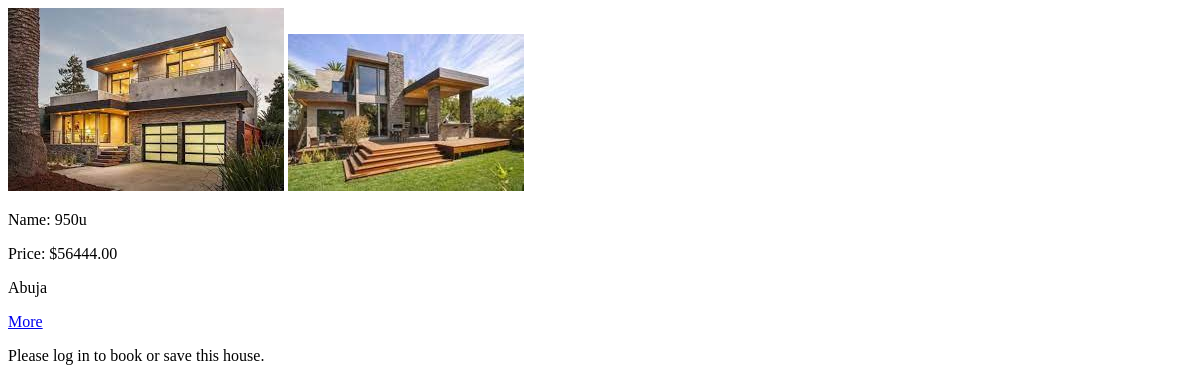
The app's page /airbnb/, older data.
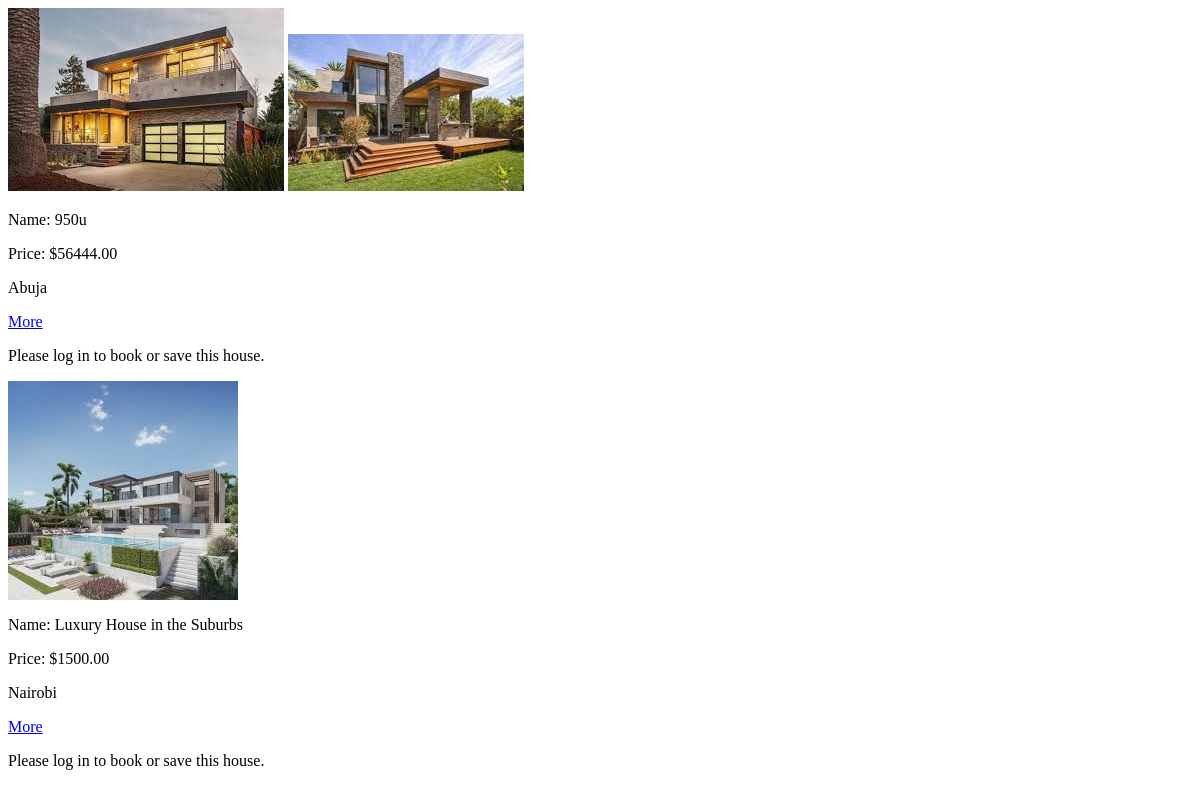
The same page, newer data.
### airbnb/models.py (models this page shows, shortened)
class Images(models.Model):
    image = models.ImageField(upload_to=house_directory_path)
    house = models.ForeignKey(AirbnbHouse,on_delete=models.CASCADE, related_name='images')
    is_primary = models.BooleanField(default=False)
    position = models.PositiveIntegerField(default=0)
    class Meta:
        ordering = ['position']

class AirbnbHouse(models.Model):
    FURNISHING_STYLES = [
        ('Fully_Furnished', 'Fully Furnished'),
        ('Semi_Furnished', 'Semi Furnished'),
    ]
    BEDROOM_TYPES = [
        ('1_bedroom', '1 Bedroom'),
        ('2_bedroom', '2 Bedroom'),
        ('3_bedroom', '3 Bedroom'),
        ('4_bedroom', '4 Bedroom'),
        ('5_bedroom', '5 Bedroom'),
        ('bedsitter', 'Bedsitter'),
        ('other', 'Other'),
    ]
    BATHROOM_TYPES = [
        ('1_bathroom', '1 Bathroom'),
        ('2_bathroom', '2 Bathroom'),
        ('3_bathroom', '3 Bathroom'),
        ('4_bathroom', '4 Bathroom'),
        ('all_ensuite', 'All Ensuite'),
        ('other', 'Other'),
    ]
    name = models.CharField(max_length=200)
    host = models.ForeignKey(settings.AUTH_USER_MODEL, on_delete=models.CASCADE, related_name='airbnb_houses')
    description = models.TextField()
    price = models.DecimalField(max_digits=10, decimal_places=2)
    furnishing_style = models.CharField(max_length=20, choices=FURNISHING_STYLES)
    bedroom = models.CharField(max_length=20, choices=BEDROOM_TYPES)
    bathroom = models.CharField(max_length=20, choices=BATHROOM_TYPES)
    location = models.CharField(max_length=30)
    rules = models.TextField()
    amenities = models.TextField()

### airbnb/views.py (the view)
# urls.py: path('', views.airbnb_house_list, name='airbnb_house_list'),
def airbnb_house_list(request):
    houses = AirbnbHouse.objects.all()
    context = {
        'houses': houses,
        'is_authenticated': request.user.is_authenticated,
    }
    return render(request, 'airbnb/airbnb_house_list.html', context)

### airbnb/templates/airbnb/airbnb_house_list.html
{% for house in houses %}
    <div class="house-details container">
        <div class="slider">
                {% for image in house.images.all %}
                <img src="{{ image.image.url }}" alt="{{ house.name }}">
                {% endfor %}
            </div>
        <p>Name: {{ house.name }}</p>
        <p>Price: ${{ house.price }}</p>
        <p>{{ house.location }}</p>
        <a href="{% url 'airbnb:airbnb_house_detail' house.id %}">More</a>
        {% if request.user.is_authenticated %}
            <button>Book Now</button>
            <button>Add to Wishlist</button>
        {% else %}
            <p>Please log in to book or save this house.</p>
        {% endif %}
    </div>
{% endfor %}

Row changes from the older to the newer data that the page shows:
added AirbnbHouse: name "Luxury House in the Suburbs", price "1500.00", location "Nairobi"
added Images: image (picture), shown under "Luxury House in the Suburbs"
